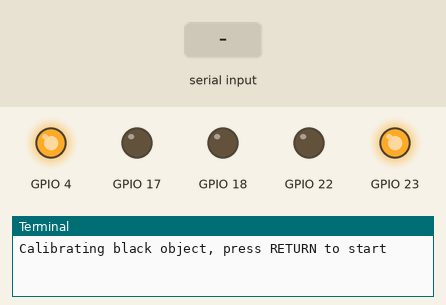
Recording of a program running on a simulated Raspberry Pi (BCM pin numbers). Shown: output pins drawn as LEDs (lit = HIGH), the last lines printed to the terminal. Dashed ring = blinking. The test bench sets the inputs (shaded band). Threads take turns every 2 ms; the clock reads 2024-03-15 10:24:30 at power-on unless the program sets it. At 5.3 s the program stops and its outputs stay as they are.

Above: at 0.6 s.
1.3 s: "0" typed at the terminal, then Enter
At 4.2 s:
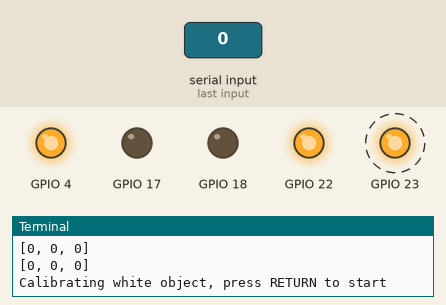
4.3 s: "1" typed at the terminal, then Enter
At 4.9 s:
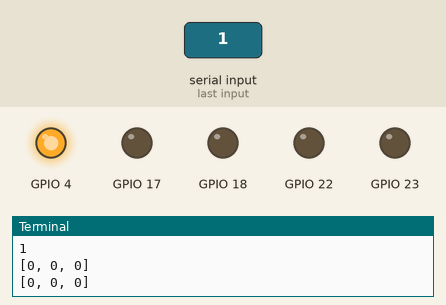
At 6.3 s:
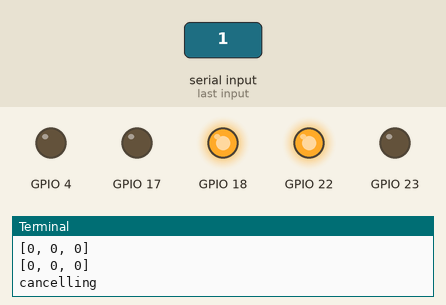
Timing chart, 0 to 6.8 s (numbered marks = the images above; inputs shaded):
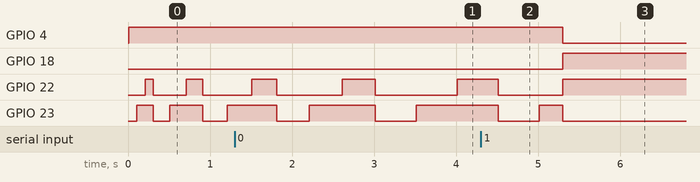

Measured:
- after the input at 4.3 s, GPIO 4: HIGH → LOW after 1.0 s; GPIO 18: LOW → HIGH after 1.0 s
- by itself, GPIO 23: alternates HIGH for 0.80 s and LOW for 0.45 s

The program:

TCS3200.py
```python
#!/usr/bin/env python

# 2015-07-03
# TCS3200.py
# Public Domain

import time
import threading

import pigpio

class sensor(threading.Thread):
   """
   This class reads RGB values from a TCS3200 colour sensor.

   GND   Ground.
   VDD   Supply Voltage (2.7-5.5V)
   /OE   Output enable, active low. When OE is high OUT is disabled
         allowing multiple sensors to share the same OUT line.
   OUT   Output frequency square wave.
   S0/S1 Output frequency scale selection.
   S2/S3 Colour filter selection.

   OUT is a square wave whose frequency is proprtional to the
   intensity of the selected filter colour.

   S2/S3 selects between red, green, blue, and no filter.

   S0/S1 scales the frequency at 100%, 20%, 2% or off.

   To take a reading the colour filters are selected in turn for a
   fraction of a second and the frequency is read and converted to
   Hz.
   """
   def __init__(self, pi, OUT, S2, S3, S0=None, S1=None, OE=None):
      """
      The gpios connected to the sensor OUT, S2, and S3 pins must
      be specified.  The S2, S3 (frequency) and OE (output enable)
      gpios are optional.
      """
      threading.Thread.__init__(self)
      self._pi = pi

      self._OUT = OUT
      self._S2 = S2
      self._S3 = S3

      self._mode_OUT = pi.get_mode(OUT)
      self._mode_S2 = pi.get_mode(S2)
      self._mode_S3 = pi.get_mode(S3)

      pi.write(OUT, 0) # Disable frequency output.
      pi.set_mode(S2, pigpio.OUTPUT)
      pi.set_mode(S3, pigpio.OUTPUT)

      self._S0 = S0
      self._S1 = S1
      self._OE = OE

      if (S0 is not None) and (S1 is not None):
         self._mode_S0 = pi.get_mode(S0)
         self._mode_S1 = pi.get_mode(S1)
         pi.set_mode(S0, pigpio.OUTPUT)
         pi.set_mode(S1, pigpio.OUTPUT)

      if OE is not None:
         self._mode_OE = pi.get_mode(OE)
         pi.set_mode(OE, pigpio.OUTPUT)
         pi.write(OE, 0) # Enable device (active low).

      self.set_sample_size(20)

      self.set_update_interval(1.0) # One reading per second.

      self.set_frequency(1) # 2%

      self._set_filter(3) # Clear.

      self._rgb_black = [0]*3
      self._rgb_white = [10000]*3

      self.hertz=[0]*3 # Latest triplet.
      self._hertz=[0]*3 # Current values.

      self.tally=[1]*3 # Latest triplet.
      self._tally=[1]*3 # Current values.

      self._delay=[0.1]*3 # Tune delay to get _samples pulses.

      self._cycle = 0

      self._cb_OUT = pi.callback(OUT, pigpio.RISING_EDGE, self._cbf)
      self._cb_S2 = pi.callback(S2, pigpio.EITHER_EDGE, self._cbf)
      self._cb_S3 = pi.callback(S3, pigpio.EITHER_EDGE, self._cbf)

      self.daemon = True

      self.start()

   def cancel(self):
      """
      Cancel the sensor and release resources.
      """
      self._cb_S3.cancel()
      self._cb_S2.cancel()
      self._cb_OUT.cancel()

      self.set_frequency(0) # off

      self._set_filter(3) # Clear

      self._pi.set_mode(self._OUT, self._mode_OUT)
      self._pi.set_mode(self._S2, self._mode_S2)
      self._pi.set_mode(self._S3, self._mode_S3)

      if (self._S0 is not None) and (self._S1 is not None):
         self._pi.set_mode(self._S0, self._mode_S0)
         self._pi.set_mode(self._S1, self._mode_S1)

      if self._OE is not None:
         self._pi.write(self._OE, 1) # disable device
         self._pi.set_mode(self._OE, self._mode_OE)

   def get_rgb(self, top=255):
      """
      Get the latest RGB reading.

      The raw colour hertz readings are converted to RGB values
      as follows.

      RGB = 255 * (Fv - Fb) / (Fw - Fb)

      Where Fv is the sampled hertz, Fw is the calibrated
      white hertz, and Fb is the calibrated black hertz.

      By default the RGB values are constrained to be between
      0 and 255.  A different upper limit can be set by using
      the top parameter.
      """
      rgb = [0]*3
      for c in range(3):
         v = self.hertz[c] - self._rgb_black[c]
         s = self._rgb_white[c] - self._rgb_black[c]
         p = top * v / s
         if p < 0:
            p = 0
         elif p > top:
            p = top
         rgb[c] = p
      return rgb[:]

   def get_hertz(self):
      """
      Get the latest hertz reading.
      """
      return self.hertz[:]

   def set_black_level(self, rgb):
      """
      Set the black level calibration.
      """
      for i in range(3):
         self._rgb_black[i] = rgb[i]

   def get_black_level(self):
      """
      Get the black level calibration.
      """
      return self._rgb_black[:]

   def set_white_level(self, rgb):
      """
      Set the white level calibration.
      """
      for i in range(3):
         self._rgb_white[i] = rgb[i]

   def get_white_level(self):
      """
      Get the white level calibration.
      """
      return self._rgb_white[:]

   def set_frequency(self, f):
      """
      Set the frequency scaling.

      f  S0  S1  Frequency scaling
      0  L   L   Off
      1  L   H   2%
      2  H   L   20%
      3  H   H   100%
      """
      if f == 0: # off
         S0 = 0; S1 = 0
      elif f == 1: # 2%
         S0 = 0; S1 = 1
      elif f == 2: # 20%
         S0 = 1; S1 = 0
      else: # 100%
         S0 = 1; S1 = 1

      if (self._S0 is not None) and (self._S1 is not None):
         self._frequency = f
         self._pi.write(self._S0, S0)
         self._pi.write(self._S1, S1)
      else:
         self._frequency = None

   def get_frequency(self):
      """
      Get the current frequency scaling.
      """
      return self._frequency

   def set_update_interval(self, t):
      """
      Set the interval between RGB updates.
      """
      if (t >= 0.1) and (t < 2.0):
         self._interval = t

   def get_update_interval(self):
      """
      Get the interval between RGB updates.
      """
      return self._interval

   def set_sample_size(self, samples):
      """
      Set the sample size (number of frequency cycles to accumulate).
      """
      if samples < 10:
         samples = 10
      elif samples > 100:
         samples = 100

      self._samples = samples

   def get_sample_size(self):
      """
      Get the sample size.
      """
      return self._samples

   def pause(self):
      """
      Pause reading (until a call to resume).
      """
      self._read = False

   def resume(self):
      """
      Resume reading (after a call to pause).
      """
      self._read = True

   def _set_filter(self, f):
      """
      Set the colour to be sampled.

      f  S2  S3  Photodiode
      0  L   L   Red
      1  H   H   Green
      2  L   H   Blue
      3  H   L   Clear (no filter)
      """
      if f == 0: # Red
         S2 = 0; S3 = 0
      elif f == 1: # Green
         S2 = 1; S3 = 1
      elif f == 2: # Blue
         S2 = 0; S3 = 1
      else: # Clear
         S2 = 1; S3 = 0

      self._pi.write(self._S2, S2); self._pi.write(self._S3, S3)

   def _cbf(self, g, l, t):

      if g == self._OUT: # Frequency counter.
         if self._cycle == 0:
            self._start_tick = t
         else:
            self._last_tick = t
         self._cycle += 1

      else: # Must be transition between colour samples.
         if g == self._S2:
            if l == 0: # Clear -> Red.
               self._cycle = 0
               return
            else:      # Blue -> Green.
               colour = 2
         else:
            if l == 0: # Green -> Clear.
               colour = 1
            else:      # Red -> Blue.
               colour = 0

         if self._cycle > 1:
            self._cycle -= 1
            td = pigpio.tickDiff(self._start_tick, self._last_tick)
            self._hertz[colour] = (1000000 * self._cycle) / td
            self._tally[colour] = self._cycle
         else:
            self._hertz[colour] = 0
            self._tally[colour] = 0

         self._cycle = 0

         # Have we a new set of RGB?
         if colour == 1:
            for i in range(3):
               self.hertz[i] = self._hertz[i]
               self.tally[i] = self._tally[i]

   def run(self):
      self._read = True
      while True:
         if self._read:

            next_time = time.time() + self._interval

            self._pi.set_mode(self._OUT, pigpio.INPUT) # Enable output gpio.

            # The order Red -> Blue -> Green -> Clear is needed by the
            # callback function so that each S2/S3 transition triggers
            # a state change.  The order was chosen so that a single
            # gpio changes state between each colour to be sampled.

            self._set_filter(0) # Red
            time.sleep(self._delay[0])

            self._set_filter(2) # Blue
            time.sleep(self._delay[2])

            self._set_filter(1) # Green
            time.sleep(self._delay[1])

            self._pi.write(self._OUT, 0) # Disable output gpio.

            self._set_filter(3) # Clear

            delay = next_time - time.time()

            if delay > 0.0:
               time.sleep(delay)

            # Tune the next set of delays to get reasonable results
            # as quickly as possible.

            for c in range(3):

               # Calculate dly needed to get _samples pulses.

               if self.hertz[c]:
                  dly = self._samples / float(self.hertz[c])
               else: # Didn't find any edges, increase sample time.
                  dly = self._delay[c] + 0.1

               # Constrain dly to reasonable values.

               if dly < 0.001:
                  dly = 0.001
               elif dly > 0.5:
                  dly = 0.5

               self._delay[c] = dly

         else:
            time.sleep(0.1)

if __name__ == "__main__":

   import sys

   import pigpio

   import TCS3200

   RED=21
   GREEN=20
   BLUE=16

   def wait_for_return(str):
      if sys.hexversion < 0x03000000:
         raw_input(str)
      else:
         input(str)

   pi = pigpio.pi()

   s = TCS3200.sensor(pi, 24, 22, 23, 4, 17, 18)

   s.set_frequency(2) # 20%

   interval = 0.2

   s.set_update_interval(interval)

   wait_for_return("Calibrating black object, press RETURN to start")

   for i in range(5):
      time.sleep(interval)
      hz = s.get_hertz()
      print(hz)
   s.set_black_level(hz)

   wait_for_return("Calibrating white object, press RETURN to start")

   for i in range(5):
      time.sleep(interval)
      hz = s.get_hertz()
      print(hz)
   s.set_white_level(hz)

   try:
      while True:
         rgb = s.get_rgb()

         pi.set_PWM_dutycycle(RED, rgb[0])
         pi.set_PWM_dutycycle(GREEN, rgb[1])
         pi.set_PWM_dutycycle(BLUE, rgb[2])

         print(rgb, s.get_hertz(), s.tally)

         time.sleep(interval)

   except:

      print("cancelling")
      s.cancel()
      pi.stop()
```
